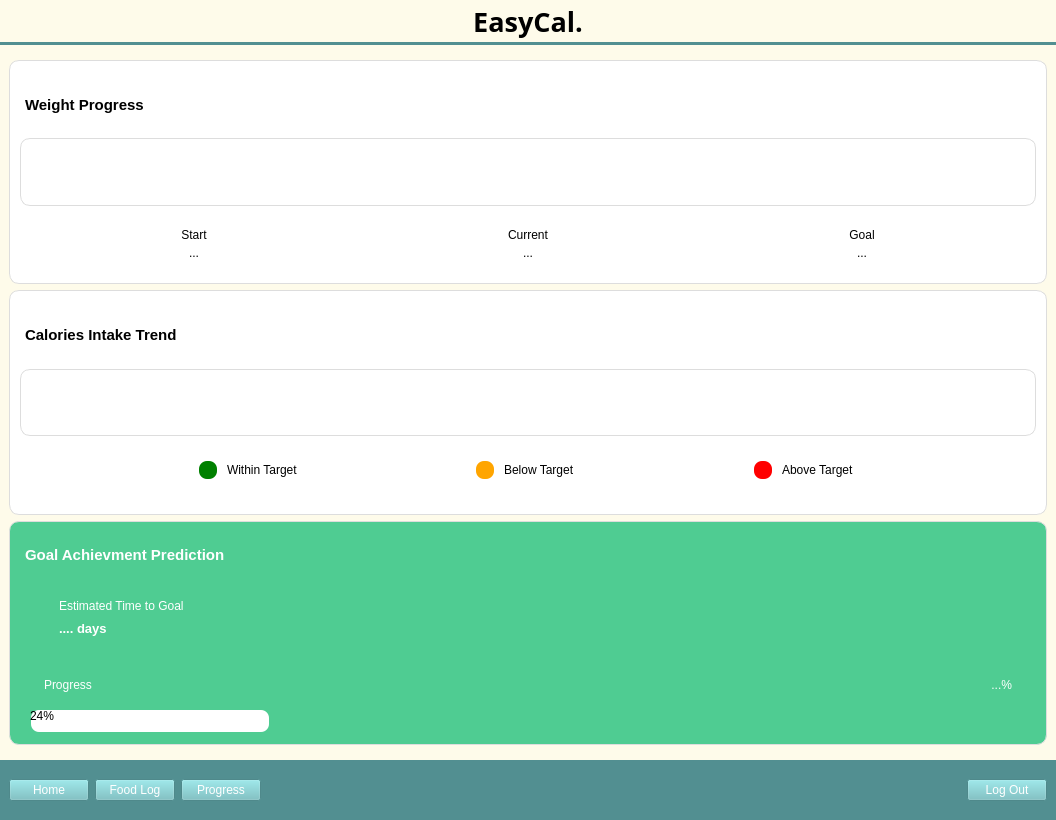
<?xml version="1.0" encoding="UTF-8"?>
<ui version="4.0">
 <class>MainWindow</class>
 <widget class="QMainWindow" name="MainWindow">
  <property name="geometry">
   <rect>
    <x>0</x>
    <y>0</y>
    <width>1056</width>
    <height>820</height>
   </rect>
  </property>
  <property name="windowTitle">
   <string>MainWindow</string>
  </property>
  <property name="styleSheet">
   <string notr="true">background-color: rgb(254,251,234);</string>
  </property>
  <widget class="QWidget" name="centralwidget">
   <layout class="QVBoxLayout" name="verticalLayout">
    <property name="leftMargin">
     <number>0</number>
    </property>
    <property name="topMargin">
     <number>0</number>
    </property>
    <property name="rightMargin">
     <number>0</number>
    </property>
    <property name="bottomMargin">
     <number>0</number>
    </property>
    <item alignment="Qt::AlignTop">
     <widget class="QWidget" name="header" native="true">
      <property name="minimumSize">
       <size>
        <width>0</width>
        <height>45</height>
       </size>
      </property>
      <property name="maximumSize">
       <size>
        <width>16777215</width>
        <height>45</height>
       </size>
      </property>
      <property name="styleSheet">
       <string notr="true"/>
      </property>
      <layout class="QVBoxLayout" name="verticalLayout_2">
       <property name="spacing">
        <number>0</number>
       </property>
       <property name="leftMargin">
        <number>0</number>
       </property>
       <property name="topMargin">
        <number>0</number>
       </property>
       <property name="rightMargin">
        <number>0</number>
       </property>
       <property name="bottomMargin">
        <number>0</number>
       </property>
       <item>
        <widget class="QLabel" name="title">
         <property name="sizePolicy">
          <sizepolicy hsizetype="Preferred" vsizetype="Preferred">
           <horstretch>0</horstretch>
           <verstretch>0</verstretch>
          </sizepolicy>
         </property>
         <property name="font">
          <font>
           <family>Sitka Banner</family>
           <pointsize>20</pointsize>
           <weight>75</weight>
           <bold>true</bold>
          </font>
         </property>
         <property name="text">
          <string>EasyCal.</string>
         </property>
         <property name="alignment">
          <set>Qt::AlignCenter</set>
         </property>
        </widget>
       </item>
       <item>
        <widget class="Line" name="line">
         <property name="styleSheet">
          <string notr="true">background-color: rgb(82, 143, 145);</string>
         </property>
         <property name="lineWidth">
          <number>0</number>
         </property>
         <property name="orientation">
          <enum>Qt::Horizontal</enum>
         </property>
        </widget>
       </item>
      </layout>
     </widget>
    </item>
    <item>
     <widget class="QWidget" name="main_body" native="true">
      <property name="sizePolicy">
       <sizepolicy hsizetype="Preferred" vsizetype="Expanding">
        <horstretch>0</horstretch>
        <verstretch>0</verstretch>
       </sizepolicy>
      </property>
      <property name="styleSheet">
       <string notr="true"/>
      </property>
      <layout class="QVBoxLayout" name="verticalLayout_3">
       <item>
        <widget class="QFrame" name="frame">
         <property name="styleSheet">
          <string notr="true">background-color: white;
border: 1px solid #DDDDDD;
border-radius: 10px;
padding: 1px;</string>
         </property>
         <property name="frameShape">
          <enum>QFrame::StyledPanel</enum>
         </property>
         <property name="frameShadow">
          <enum>QFrame::Raised</enum>
         </property>
         <layout class="QVBoxLayout" name="verticalLayout_4">
          <property name="spacing">
           <number>0</number>
          </property>
          <item>
           <widget class="QLabel" name="label">
            <property name="font">
             <font>
              <pointsize>11</pointsize>
              <weight>75</weight>
              <bold>true</bold>
             </font>
            </property>
            <property name="styleSheet">
             <string notr="true">border: none;</string>
            </property>
            <property name="text">
             <string>Weight Progress</string>
            </property>
           </widget>
          </item>
          <item>
           <widget class="QWidget" name="weight_graph_placeholder" native="true"/>
          </item>
          <item>
           <widget class="QFrame" name="frame_4">
            <property name="styleSheet">
             <string notr="true">border: none;</string>
            </property>
            <property name="frameShape">
             <enum>QFrame::StyledPanel</enum>
            </property>
            <property name="frameShadow">
             <enum>QFrame::Raised</enum>
            </property>
            <layout class="QHBoxLayout" name="horizontalLayout">
             <item>
              <widget class="QFrame" name="frame_5">
               <property name="frameShape">
                <enum>QFrame::StyledPanel</enum>
               </property>
               <property name="frameShadow">
                <enum>QFrame::Raised</enum>
               </property>
               <layout class="QVBoxLayout" name="verticalLayout_5">
                <property name="spacing">
                 <number>0</number>
                </property>
                <property name="bottomMargin">
                 <number>0</number>
                </property>
                <item>
                 <widget class="QLabel" name="label_2">
                  <property name="text">
                   <string>Start</string>
                  </property>
                  <property name="alignment">
                   <set>Qt::AlignCenter</set>
                  </property>
                 </widget>
                </item>
                <item>
                 <widget class="QLabel" name="start_label">
                  <property name="text">
                   <string>...</string>
                  </property>
                  <property name="alignment">
                   <set>Qt::AlignCenter</set>
                  </property>
                 </widget>
                </item>
               </layout>
              </widget>
             </item>
             <item>
              <widget class="QFrame" name="frame_7">
               <property name="frameShape">
                <enum>QFrame::StyledPanel</enum>
               </property>
               <property name="frameShadow">
                <enum>QFrame::Raised</enum>
               </property>
               <layout class="QVBoxLayout" name="verticalLayout_6">
                <property name="spacing">
                 <number>0</number>
                </property>
                <property name="topMargin">
                 <number>9</number>
                </property>
                <property name="bottomMargin">
                 <number>0</number>
                </property>
                <item>
                 <widget class="QLabel" name="label_4">
                  <property name="text">
                   <string>Current</string>
                  </property>
                  <property name="alignment">
                   <set>Qt::AlignCenter</set>
                  </property>
                 </widget>
                </item>
                <item>
                 <widget class="QLabel" name="current_label">
                  <property name="text">
                   <string>...</string>
                  </property>
                  <property name="alignment">
                   <set>Qt::AlignCenter</set>
                  </property>
                 </widget>
                </item>
               </layout>
              </widget>
             </item>
             <item>
              <widget class="QFrame" name="frame_6">
               <property name="frameShape">
                <enum>QFrame::StyledPanel</enum>
               </property>
               <property name="frameShadow">
                <enum>QFrame::Raised</enum>
               </property>
               <layout class="QVBoxLayout" name="verticalLayout_7">
                <property name="spacing">
                 <number>0</number>
                </property>
                <property name="bottomMargin">
                 <number>0</number>
                </property>
                <item>
                 <widget class="QLabel" name="label_6">
                  <property name="text">
                   <string>Goal</string>
                  </property>
                  <property name="alignment">
                   <set>Qt::AlignCenter</set>
                  </property>
                 </widget>
                </item>
                <item>
                 <widget class="QLabel" name="goal_label">
                  <property name="text">
                   <string>...</string>
                  </property>
                  <property name="alignment">
                   <set>Qt::AlignCenter</set>
                  </property>
                 </widget>
                </item>
               </layout>
              </widget>
             </item>
            </layout>
           </widget>
          </item>
         </layout>
        </widget>
       </item>
       <item>
        <widget class="QFrame" name="frame_2">
         <property name="styleSheet">
          <string notr="true">background-color: white;
border: 1px solid #DDDDDD;
border-radius: 10px;
padding: 1px;
</string>
         </property>
         <property name="frameShape">
          <enum>QFrame::StyledPanel</enum>
         </property>
         <property name="frameShadow">
          <enum>QFrame::Raised</enum>
         </property>
         <layout class="QVBoxLayout" name="verticalLayout_8">
          <property name="spacing">
           <number>0</number>
          </property>
          <item>
           <widget class="QLabel" name="label_3">
            <property name="font">
             <font>
              <pointsize>11</pointsize>
              <weight>75</weight>
              <bold>true</bold>
             </font>
            </property>
            <property name="styleSheet">
             <string notr="true">border: none;</string>
            </property>
            <property name="text">
             <string>Calories Intake Trend</string>
            </property>
           </widget>
          </item>
          <item>
           <widget class="QWidget" name="calories_graph_placeholder" native="true"/>
          </item>
          <item>
           <widget class="QFrame" name="frame_8">
            <property name="styleSheet">
             <string notr="true">border: none;</string>
            </property>
            <property name="frameShape">
             <enum>QFrame::StyledPanel</enum>
            </property>
            <property name="frameShadow">
             <enum>QFrame::Raised</enum>
            </property>
            <layout class="QHBoxLayout" name="horizontalLayout_4">
             <item>
              <spacer name="horizontalSpacer_2">
               <property name="orientation">
                <enum>Qt::Horizontal</enum>
               </property>
               <property name="sizeHint" stdset="0">
                <size>
                 <width>40</width>
                 <height>20</height>
                </size>
               </property>
              </spacer>
             </item>
             <item>
              <widget class="QLabel" name="label_11">
               <property name="styleSheet">
                <string notr="true">background-color: green;
border-radius: 8px; 
min-width: 16px; 
min-height: 16px;
max-width: 16px;
max-height: 16px;</string>
               </property>
               <property name="text">
                <string/>
               </property>
              </widget>
             </item>
             <item>
              <widget class="QLabel" name="label_5">
               <property name="text">
                <string>Within Target</string>
               </property>
              </widget>
             </item>
             <item>
              <spacer name="horizontalSpacer_3">
               <property name="orientation">
                <enum>Qt::Horizontal</enum>
               </property>
               <property name="sizeHint" stdset="0">
                <size>
                 <width>40</width>
                 <height>20</height>
                </size>
               </property>
              </spacer>
             </item>
             <item>
              <widget class="QLabel" name="label_8">
               <property name="styleSheet">
                <string notr="true">background-color: orange;
border-radius: 8px; 
min-width: 16px; 
min-height: 16px;
max-width: 16px;
max-height: 16px;</string>
               </property>
               <property name="text">
                <string/>
               </property>
              </widget>
             </item>
             <item>
              <widget class="QLabel" name="label_7">
               <property name="text">
                <string>Below Target</string>
               </property>
              </widget>
             </item>
             <item>
              <spacer name="horizontalSpacer_5">
               <property name="orientation">
                <enum>Qt::Horizontal</enum>
               </property>
               <property name="sizeHint" stdset="0">
                <size>
                 <width>40</width>
                 <height>20</height>
                </size>
               </property>
              </spacer>
             </item>
             <item>
              <widget class="QLabel" name="label_9">
               <property name="styleSheet">
                <string notr="true">background-color: red;
border-radius: 8px; 
min-width: 16px; 
min-height: 16px;
max-width: 16px;
max-height: 16px;</string>
               </property>
               <property name="text">
                <string/>
               </property>
              </widget>
             </item>
             <item>
              <widget class="QLabel" name="label_10">
               <property name="text">
                <string>Above Target</string>
               </property>
              </widget>
             </item>
             <item>
              <spacer name="horizontalSpacer_4">
               <property name="orientation">
                <enum>Qt::Horizontal</enum>
               </property>
               <property name="sizeHint" stdset="0">
                <size>
                 <width>40</width>
                 <height>20</height>
                </size>
               </property>
              </spacer>
             </item>
            </layout>
           </widget>
          </item>
         </layout>
        </widget>
       </item>
       <item>
        <widget class="QFrame" name="frame_3">
         <property name="styleSheet">
          <string notr="true">background-color: rgb(79, 204, 146);
border: 1px solid #DDDDDD;
border-radius: 10px;
padding: 1px;
</string>
         </property>
         <property name="frameShape">
          <enum>QFrame::StyledPanel</enum>
         </property>
         <property name="frameShadow">
          <enum>QFrame::Raised</enum>
         </property>
         <layout class="QVBoxLayout" name="verticalLayout_9">
          <property name="spacing">
           <number>0</number>
          </property>
          <item>
           <widget class="QLabel" name="label_12">
            <property name="font">
             <font>
              <pointsize>11</pointsize>
              <weight>75</weight>
              <bold>true</bold>
             </font>
            </property>
            <property name="styleSheet">
             <string notr="true">border: none;color: rgb(255, 255, 255);</string>
            </property>
            <property name="text">
             <string>Goal Achievment Prediction</string>
            </property>
           </widget>
          </item>
          <item>
           <widget class="QFrame" name="frame_9">
            <property name="styleSheet">
             <string notr="true">border: none;</string>
            </property>
            <property name="frameShape">
             <enum>QFrame::StyledPanel</enum>
            </property>
            <property name="frameShadow">
             <enum>QFrame::Raised</enum>
            </property>
            <layout class="QHBoxLayout" name="horizontalLayout_5">
             <item>
              <widget class="QLabel" name="label_13">
               <property name="text">
                <string/>
               </property>
               <property name="pixmap">
                <pixmap>../Kalender bener.png</pixmap>
               </property>
              </widget>
             </item>
             <item>
              <widget class="QFrame" name="frame_12">
               <property name="frameShape">
                <enum>QFrame::StyledPanel</enum>
               </property>
               <property name="frameShadow">
                <enum>QFrame::Raised</enum>
               </property>
               <layout class="QVBoxLayout" name="verticalLayout_10">
                <item>
                 <widget class="QLabel" name="label_14">
                  <property name="styleSheet">
                   <string notr="true">color: white;</string>
                  </property>
                  <property name="text">
                   <string>Estimated Time to Goal</string>
                  </property>
                 </widget>
                </item>
                <item>
                 <widget class="QLabel" name="days_to_goal_label">
                  <property name="font">
                   <font>
                    <pointsize>10</pointsize>
                    <weight>75</weight>
                    <bold>true</bold>
                   </font>
                  </property>
                  <property name="styleSheet">
                   <string notr="true">color: white;</string>
                  </property>
                  <property name="text">
                   <string>.... days</string>
                  </property>
                 </widget>
                </item>
               </layout>
              </widget>
             </item>
             <item>
              <spacer name="horizontalSpacer_6">
               <property name="orientation">
                <enum>Qt::Horizontal</enum>
               </property>
               <property name="sizeHint" stdset="0">
                <size>
                 <width>40</width>
                 <height>20</height>
                </size>
               </property>
              </spacer>
             </item>
            </layout>
           </widget>
          </item>
          <item>
           <widget class="QFrame" name="frame_10">
            <property name="styleSheet">
             <string notr="true">border: none;</string>
            </property>
            <property name="frameShape">
             <enum>QFrame::StyledPanel</enum>
            </property>
            <property name="frameShadow">
             <enum>QFrame::Raised</enum>
            </property>
            <layout class="QVBoxLayout" name="verticalLayout_11">
             <property name="bottomMargin">
              <number>0</number>
             </property>
             <item>
              <widget class="QFrame" name="frame_11">
               <property name="frameShape">
                <enum>QFrame::StyledPanel</enum>
               </property>
               <property name="frameShadow">
                <enum>QFrame::Raised</enum>
               </property>
               <layout class="QHBoxLayout" name="horizontalLayout_6">
                <item>
                 <widget class="QLabel" name="label_16">
                  <property name="styleSheet">
                   <string notr="true">border: none;color: white;</string>
                  </property>
                  <property name="text">
                   <string>Progress</string>
                  </property>
                 </widget>
                </item>
                <item>
                 <widget class="QLabel" name="percentage_label">
                  <property name="styleSheet">
                   <string notr="true">color: white;
border: none;</string>
                  </property>
                  <property name="text">
                   <string>...%</string>
                  </property>
                  <property name="alignment">
                   <set>Qt::AlignRight|Qt::AlignTrailing|Qt::AlignVCenter</set>
                  </property>
                 </widget>
                </item>
               </layout>
              </widget>
             </item>
             <item>
              <widget class="QProgressBar" name="progress_bar">
               <property name="styleSheet">
                <string notr="true">QProgressBar {
    qproperty-textVisible: false;
}

QProgressBar::chunk {
    background-color: white;
    border-radius: 8px;
}</string>
               </property>
               <property name="value">
                <number>24</number>
               </property>
              </widget>
             </item>
            </layout>
           </widget>
          </item>
         </layout>
        </widget>
       </item>
      </layout>
     </widget>
    </item>
    <item alignment="Qt::AlignBottom">
     <widget class="QWidget" name="menu_bar" native="true">
      <property name="minimumSize">
       <size>
        <width>0</width>
        <height>60</height>
       </size>
      </property>
      <property name="maximumSize">
       <size>
        <width>16777215</width>
        <height>60</height>
       </size>
      </property>
      <property name="styleSheet">
       <string notr="true">background-color: rgb(82, 143, 145);</string>
      </property>
      <layout class="QHBoxLayout" name="horizontalLayout_3">
       <item>
        <widget class="QPushButton" name="home_button">
         <property name="cursor">
          <cursorShape>PointingHandCursor</cursorShape>
         </property>
         <property name="styleSheet">
          <string notr="true">QPushButton {
	background-color: rgb(111, 192, 195);
    color: white;
}
QPushButton:hover {
	background-color: rgb(100, 173, 173);
}</string>
         </property>
         <property name="text">
          <string>Home</string>
         </property>
         <property name="icon">
          <iconset>
           <normaloff>:/Asset/Asset/white/Vector.png</normaloff>:/Asset/Asset/white/Vector.png</iconset>
         </property>
         <property name="checkable">
          <bool>false</bool>
         </property>
        </widget>
       </item>
       <item>
        <widget class="QPushButton" name="foodlog_button">
         <property name="cursor">
          <cursorShape>PointingHandCursor</cursorShape>
         </property>
         <property name="styleSheet">
          <string notr="true">QPushButton {
	background-color: rgb(111, 192, 195);
    color: white;
}
QPushButton:hover {
	background-color: rgb(100, 173, 173);
}</string>
         </property>
         <property name="text">
          <string>Food Log</string>
         </property>
         <property name="icon">
          <iconset>
           <normaloff>:/Asset/Asset/white/Vector-1.png</normaloff>:/Asset/Asset/white/Vector-1.png</iconset>
         </property>
         <property name="iconSize">
          <size>
           <width>14</width>
           <height>14</height>
          </size>
         </property>
        </widget>
       </item>
       <item>
        <widget class="QPushButton" name="progress_button">
         <property name="cursor">
          <cursorShape>PointingHandCursor</cursorShape>
         </property>
         <property name="styleSheet">
          <string notr="true">QPushButton {
	background-color: rgb(111, 192, 195);
    color: white;
}
QPushButton:hover {
	background-color: rgb(100, 173, 173);
}</string>
         </property>
         <property name="text">
          <string>Progress</string>
         </property>
         <property name="icon">
          <iconset>
           <normaloff>:/Asset/Asset/white/Vector-2.png</normaloff>:/Asset/Asset/white/Vector-2.png</iconset>
         </property>
         <property name="iconSize">
          <size>
           <width>14</width>
           <height>14</height>
          </size>
         </property>
        </widget>
       </item>
       <item>
        <spacer name="horizontalSpacer">
         <property name="orientation">
          <enum>Qt::Horizontal</enum>
         </property>
         <property name="sizeHint" stdset="0">
          <size>
           <width>40</width>
           <height>20</height>
          </size>
         </property>
        </spacer>
       </item>
       <item>
        <widget class="QPushButton" name="logout_button">
         <property name="cursor">
          <cursorShape>PointingHandCursor</cursorShape>
         </property>
         <property name="styleSheet">
          <string notr="true">QPushButton {
	background-color: rgb(111, 192, 195);
    color: white;
}
QPushButton:hover {
	background-color: rgb(100, 173, 173);
}</string>
         </property>
         <property name="text">
          <string>Log Out</string>
         </property>
        </widget>
       </item>
      </layout>
     </widget>
    </item>
   </layout>
  </widget>
 </widget>
 <resources>
  <include location="rsc.qrc"/>
 </resources>
 <connections/>
</ui>
